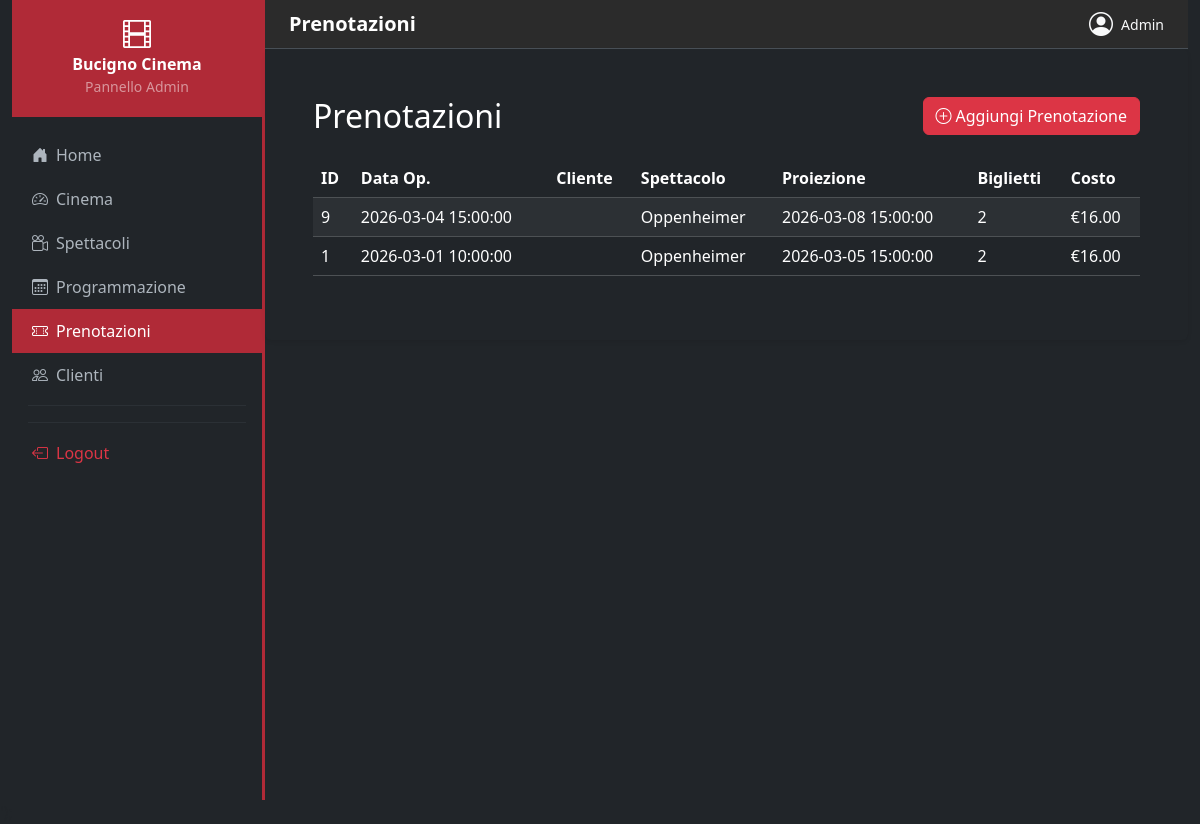
Before: /Sub_Admin/admin-prenotazioni.php (signed in) with the older database file.
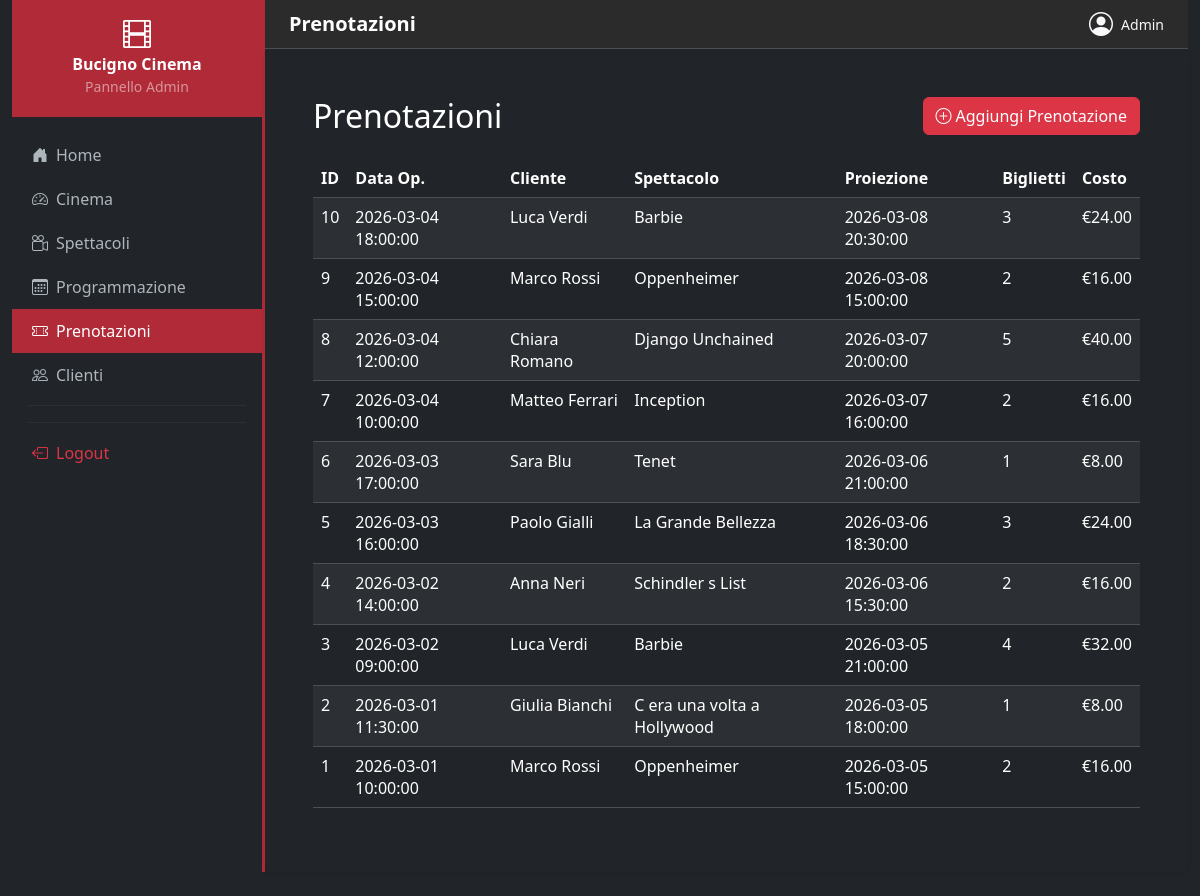
After: the same page with the newer database file.
### tables this page shows
CREATE TABLE `prenotazione` (
  `id` int(11) NOT NULL AUTO_INCREMENT,
  `data_operazione` datetime DEFAULT NULL,
  `numero_biglietti` int(11) NOT NULL,
  `costo` decimal(6,2) DEFAULT NULL,
  `id_cliente` int(11) NOT NULL,
  `id_proiezione` int(11) NOT NULL,
  PRIMARY KEY (`id`),
  KEY `id_cliente` (`id_cliente`),
  KEY `id_proiezione` (`id_proiezione`),
  CONSTRAINT `prenotazione_ibfk_1` FOREIGN KEY (`id_cliente`) REFERENCES `utenti` (`id`),
  CONSTRAINT `prenotazione_ibfk_2` FOREIGN KEY (`id_proiezione`) REFERENCES `proiezione` (`id`)
);

CREATE TABLE `spettacolo` (
  `id` int(11) NOT NULL AUTO_INCREMENT,
  `titolo` varchar(100) NOT NULL,
  `trama` text DEFAULT NULL,
  `id_tematica` int(11) DEFAULT NULL,
  `id_regista` int(11) DEFAULT NULL,
  `id_casa_produttrice` int(11) DEFAULT NULL,
  PRIMARY KEY (`id`),
  KEY `id_tematica` (`id_tematica`),
  KEY `id_regista` (`id_regista`),
  KEY `id_casa_produttrice` (`id_casa_produttrice`),
  CONSTRAINT `spettacolo_ibfk_1` FOREIGN KEY (`id_tematica`) REFERENCES `tematica` (`id`),
  CONSTRAINT `spettacolo_ibfk_2` FOREIGN KEY (`id_regista`) REFERENCES `regista` (`id`),
  CONSTRAINT `spettacolo_ibfk_3` FOREIGN KEY (`id_casa_produttrice`) REFERENCES `casaproduttrice` (`id`)
);

CREATE TABLE `proiezione` (
  `id` int(11) NOT NULL AUTO_INCREMENT,
  `data_ora` datetime NOT NULL,
  `id_spettacolo` int(11) NOT NULL,
  `id_sala` int(11) NOT NULL,
  PRIMARY KEY (`id`),
  KEY `id_spettacolo` (`id_spettacolo`),
  KEY `id_sala` (`id_sala`),
  CONSTRAINT `proiezione_ibfk_1` FOREIGN KEY (`id_spettacolo`) REFERENCES `spettacolo` (`id`),
  CONSTRAINT `proiezione_ibfk_2` FOREIGN KEY (`id_sala`) REFERENCES `sala` (`id`)
);

### Sub_Admin/admin-prenotazioni.php (the view, shortened to what this page needs)
<?php
require_once __DIR__ . "/../config/db.php";
$prenotazioni = $pdo->query("
    SELECT pr.id, pr.data_operazione, pr.numero_biglietti, pr.costo,
           CONCAT(u.nome,' ',u.cognome) AS cliente,
           s.titolo AS spettacolo, p.data_ora
    FROM prenotazione pr
    JOIN utenti u ON pr.id_cliente = u.id
    JOIN proiezione p ON pr.id_proiezione = p.id
    JOIN spettacolo s ON p.id_spettacolo = s.id
    ORDER BY pr.data_operazione DESC
")->fetchAll(PDO::FETCH_ASSOC);
$clienti = $pdo->query("
    SELECT id, CONCAT(nome,' ',cognome) AS nome_completo
    FROM utenti
    WHERE ruolo = 'user'
    ORDER BY cognome
")->fetchAll(PDO::FETCH_ASSOC);
$proiezioni = $pdo->query("SELECT p.id, CONCAT(s.titolo,' — ',p.data_ora) AS label FROM proiezione p JOIN spettacolo s ON p.id_spettacolo=s.id ORDER BY p.data_ora DESC")->fetchAll(PDO::FETCH_ASSOC);
$righe = '';
foreach ($prenotazioni as $p) {
  $cliente    = htmlspecialchars($p['cliente']);
  $spettacolo = htmlspecialchars($p['spettacolo']);
  $dataOp     = htmlspecialchars($p['data_operazione'] ?? '—');
  $dataProi   = htmlspecialchars($p['data_ora']);
  $costo      = number_format($p['costo'], 2);
  $righe .= "
    <tr>
        <td>{$p['id']}</td>
        <td>{$dataOp}</td>
        <td>{$cliente}</td>
        <td>{$spettacolo}</td>
        <td>{$dataProi}</td>
        <td>{$p['numero_biglietti']}</td>
        <td>€{$costo}</td>
    </tr>";
}
$optClienti = '<option value="" disabled>Seleziona...</option>';
foreach ($clienti as $c) $optClienti .= "<option value='{$c['id']}'>" . htmlspecialchars($c['nome_completo']) . "</option>";
$optProiezioni = '<option value="" disabled>Seleziona...</option>';
foreach ($proiezioni as $p) $optProiezioni .= "<option value='{$p['id']}'>" . htmlspecialchars($p['label']) . "</option>";
$title      = 'Prenotazioni';
$activePage = 'biglietti';
$body = "
          <div class='col-12'><label class='form-label text-white'>Cliente</label><select class='form-select' name='id_cliente' required>$optClienti</select></div>
          <div class='col-12'><label class='form-label text-white'>Proiezione</label><select class='form-select' name='id_proiezione' required>$optProiezioni</select></div>
<div class='container-fluid text-white p-4'>
    <div class='d-flex justify-content-between align-items-center mb-4'>
        <h2 class='mb-0'>Prenotazioni</h2>
        <button class='btn btn-danger' data-bs-toggle='modal' data-bs-target='#addPrenotazioneModal'>
            <i class='bi bi-plus-circle me-1'></i>Aggiungi Prenotazione
        </button>
    </div>
    <div class='table-responsive'>
      <table class='table table-striped table-dark' id='prenotazioniTable'>
        <thead>
          <tr>
            <th>ID</th><th>Data Op.</th><th>Cliente</th><th>Spettacolo</th><th>Proiezione</th><th>Biglietti</th><th>Costo</th>
          </tr>
        </thead>
        <tbody>$righe</tbody>
      </table>
    </div>
</div>
";
$template = file_get_contents("../inc/admin_page.inc.php");
$template = str_replace("{{title}}",      $title,                             $template);
$template = str_replace("{{body}}",       $body,                              $template);
$template = str_replace("{{admin_name}}", $_SESSION['admin_name'] ?? 'Admin', $template);
$voci = ['dashboard', 'film', 'programmazione', 'biglietti', 'utenti', 'statistiche', 'impostazioni', 'registi', 'case', 'cinema'];
foreach ($voci as $voce) {
  $template = str_replace("{{active_$voce}}", $activePage === $voce ? 'active' : '', $template);
}
echo $template;

Changed rows visible on the page:
now on this page (row edited): prenotazione: id "10", data_operazione "2026-03-04 18:00:00", cliente "Luca Verdi", spettacolo.titolo "Barbie", id_proiezione.data_ora "2026-03-08 20:30:00", numero_biglietti "3", costo "24.00"
changed prenotazione id 9: cliente (not shown) → "Marco Rossi"
now on this page (row edited): prenotazione: id "8", data_operazione "2026-03-04 12:00:00", cliente "Chiara Romano", spettacolo.titolo "Django Unchained", id_proiezione.data_ora "2026-03-07 20:00:00", numero_biglietti "5", costo "40.00"
now on this page (row edited): prenotazione: id "7", data_operazione "2026-03-04 10:00:00", cliente "Matteo Ferrari", spettacolo.titolo "Inception", id_proiezione.data_ora "2026-03-07 16:00:00", numero_biglietti "2", costo "16.00"
now on this page (row edited): prenotazione: id "6", data_operazione "2026-03-03 17:00:00", cliente "Sara Blu", spettacolo.titolo "Tenet", id_proiezione.data_ora "2026-03-06 21:00:00", numero_biglietti "1", costo "8.00"
now on this page (row edited): prenotazione: id "5", data_operazione "2026-03-03 16:00:00", cliente "Paolo Gialli", spettacolo.titolo "La Grande Bellezza", id_proiezione.data_ora "2026-03-06 18:30:00", numero_biglietti "3", costo "24.00"
now on this page (row edited): prenotazione: id "4", data_operazione "2026-03-02 14:00:00", cliente "Anna Neri", spettacolo.titolo "Schindler s List", id_proiezione.data_ora "2026-03-06 15:30:00", numero_biglietti "2", costo "16.00"
now on this page (row edited): prenotazione: id "3", data_operazione "2026-03-02 09:00:00", cliente "Luca Verdi", spettacolo.titolo "Barbie", id_proiezione.data_ora "2026-03-05 21:00:00", numero_biglietti "4", costo "32.00"
now on this page (row edited): prenotazione: id "2", data_operazione "2026-03-01 11:30:00", cliente "Giulia Bianchi", spettacolo.titolo "C era una volta a Hollywood", id_proiezione.data_ora "2026-03-05 18:00:00", numero_biglietti "1", costo "8.00"
changed prenotazione id 1: cliente (not shown) → "Marco Rossi"
